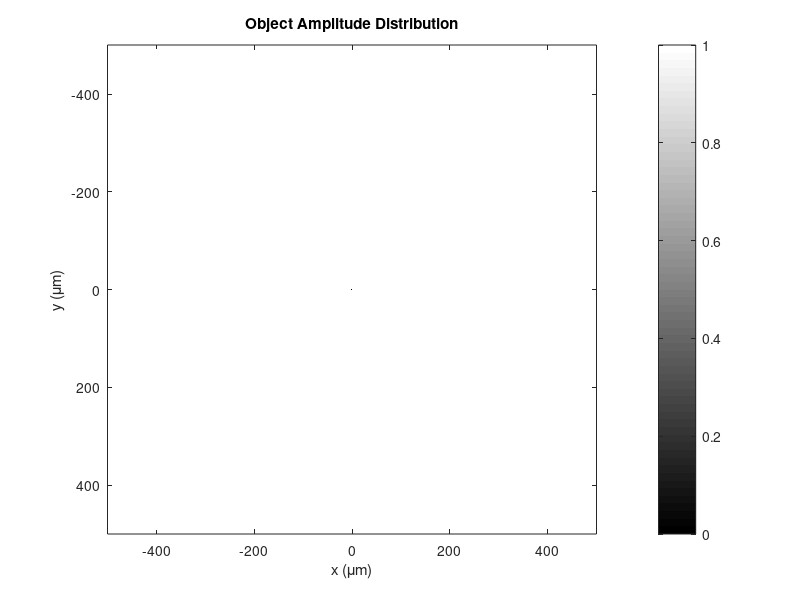
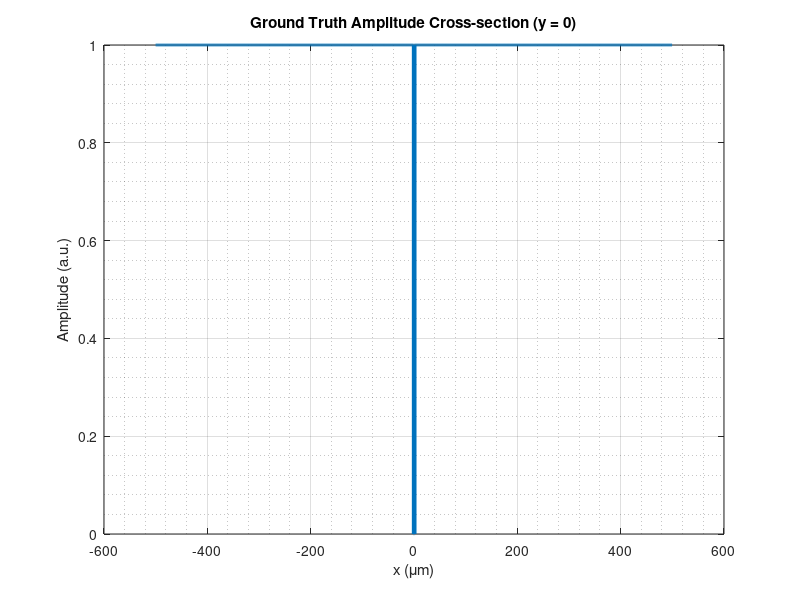

Write MATLAB code to recreate these figures, in order. (Note: this script raises an error after producing the figures.)

clc; clear; close all;

%% 1. SYSTEM PARAMETERS
lambda = 633e-9;       % Wavelength (m)
z1 = 1500e-6;          % Plane 1 (m)
z2 = 2000e-6;          % Plane 2 (m)
dz = z2 - z1;

%% 2. SENSOR / SAMPLING PARAMETERS
area = 1000e-6;        % FOV (m)
dx = 500e-9;           % Pixel pitch (m)
N = round(area/dx);
dy = dx;

z_max = N * dx^2 / lambda;

% Define coordinates
x = (-N/2 : N/2 - 1) * dx;
y = (-N/2 : N/2 - 1) * dy;

x_um = x * 1e6;
y_um = y * 1e6;

fprintf('====================================\n');
fprintf('       SYSTEM PARAMETERS\n');
fprintf('====================================\n');
fprintf('Wavelength  : %.1f nm\n', lambda*1e9);
fprintf('Grid size   : %d x %d pixels\n', N, N);
fprintf('Pixel pitch : %.4f um\n', dx*1e6);
fprintf('FOV         : %.2f um\n', area*1e6);
fprintf('z1          : %.2f um\n', z1*1e6);
fprintf('z2          : %.2f um\n', z2*1e6);
fprintf('dz          : %.2f um\n', dz*1e6);
fprintf('z_max       : %.2f mm\n', z_max*1e3);


%% 3. DIFFRACTION LIMIT CALCULATION
NA1 = sin(atan(area/(2*z1)));
NA2 = sin(atan(area/(2*z2)));

d_Abbe_1 = lambda / (2*NA1);
d_Abbe_2 = lambda / (2*NA2);

fprintf('\n--- Numerical Aperture ---\n');
fprintf('NA at z1               : %.5f\n', NA1);
fprintf('NA at z2               : %.5f\n', NA2);

fprintf('\n--- Abbe Limit ---\n');
fprintf('Resolution at z1       : %.2f nm\n', d_Abbe_1*1e9);
fprintf('Resolution at z2       : %.2f nm\n', d_Abbe_2*1e9);


%% 4. CREATE OBJECT (Two Point Objects)

object_size_nm = 500;         
center_distance_nm = 500+2000;
object_shape = 'square';      % 'circle' or 'square'

object_size = object_size_nm * 1e-9;
center_distance = center_distance_nm * 1e-9;

[X, Y] = meshgrid(x, y);

% Define object centers
x1_obj = -center_distance/2;
x2_obj =  center_distance/2;

y1_obj = 0;
y2_obj = 0;

object = ones(N, N);

switch lower(object_shape)

    case 'circle'

        mask1 = (X - x1_obj).^2 + (Y - y1_obj).^2 ...
                <= (object_size/2)^2;

        mask2 = (X - x2_obj).^2 + (Y - y2_obj).^2 ...
                <= (object_size/2)^2;

    case 'square'

        mask1 = abs(X - x1_obj) <= object_size/2 & ...
                abs(Y - y1_obj) <= object_size/2;

        mask2 = abs(X - x2_obj) <= object_size/2 & ...
                abs(Y - y2_obj) <= object_size/2;

    otherwise

        error('Unknown object shape.');

end

object(mask1 | mask2) = 0;

fprintf('\n========== OBJECT PARAMETERS ==========\n');
fprintf('Shape              : %s\n', object_shape);
fprintf('Object size        : %.1f nm\n', object_size_nm);
fprintf('Center distance    : %.1f nm\n', center_distance_nm);
fprintf('Edge-to-edge gap   : %.1f nm\n', center_distance_nm - object_size_nm);
fprintf('Object size (pixel): %.2f pixels\n', object_size/dx);
fprintf('Center distance(px): %.2f pixels\n', center_distance/dx);
fprintf('=======================================\n');


%% 5. TRANSMISSION FUNCTION

I0 = 1;
A0 = sqrt(I0);

t = object;
U0 = A0;

u_object = U0 * t;

am = abs(u_object);


%% 6. DISPLAY OBJECT

figure('Name', 'Object Details', 'Color', 'w');

imagesc(x_um, y_um, am);

axis image;
colormap gray;
colorbar;

title('Object Amplitude Distribution');
xlabel('x (\mum)');
ylabel('y (\mum)');


%% 7. ORIGINAL OBJECT CROSS-SECTION

[~, mid_y] = min(abs(y));

profile_obj_am = am(mid_y, :);

figure('Name', 'Ground Truth Cross-section', 'Color', 'w');

stairs(x_um, profile_obj_am, 'LineWidth', 2);

grid on;
grid minor;

xlabel('x (\mum)');
ylabel('Amplitude (a.u.)');

title('Ground Truth Amplitude Cross-section (y = 0)');


%% 8. HOLOGRAM SIMULATION

prop_z1 = Propagator_BLASM(N, lambda, dx, z1);
prop_z2 = Propagator_BLASM(N, lambda, dx, z2);

% Propagation from object plane to z1 and z2

field_z1_true = IFT2Dc(FT2Dc(u_object) .* prop_z1);

field_z2_true = IFT2Dc(FT2Dc(u_object) .* prop_z2);

% Calculate holograms

hologram1 = abs(field_z1_true).^2;
hologram2 = abs(field_z2_true).^2;

% Measured amplitudes

amp1_measured = sqrt(hologram1);
amp2_measured = sqrt(hologram2);


%% 9. VISUALIZATION (HOLOGRAMS)

figure('Name', 'Measured Holograms', ...
       'Color', 'w', ...
       'Position', [100 100 1000 400]);

subplot(1,2,1);

imagesc(x_um, y_um, hologram1);

axis image;
title(sprintf('Hologram 1 (z_1 = %d \\mum)', round(z1*1e6)));

xlabel('x (\mum)');
ylabel('y (\mum)');

colorbar;
colormap gray;


subplot(1,2,2);

imagesc(x_um, y_um, hologram2);

axis image;
title(sprintf('Hologram 2 (z_2 = %d \\mum)', round(z2*1e6)));

xlabel('x (\mum)');
ylabel('y (\mum)');

colorbar;
colormap gray;


%% 10. HOLOGRAM CROSS-SECTION

profile_holo1 = hologram1(mid_y, :);
profile_holo2 = hologram2(mid_y, :);

figure('Name', 'Hologram Cross-Sections', ...
       'Color', 'w', ...
       'Position', [150 150 1000 400]);

subplot(1,2,1);

plot(x_um, profile_holo1, 'b', 'LineWidth', 1.2);

grid on;
grid minor;

xlabel('x (\mum)');
ylabel('Intensity (a.u.)');

title(sprintf('Hologram 1 Cross-section (z_1 = %.1f \\mum)', z1*1e6));


subplot(1,2,2);

plot(x_um, profile_holo2, 'r', 'LineWidth', 1.2);

grid on;
grid minor;

xlabel('x (\mum)');
ylabel('Intensity (a.u.)');

title(sprintf('Hologram 2 Cross-section (z_2 = %.1f \\mum)', z2*1e6));


%% 11. PHASE RETRIEVAL
% Plane-to-Plane Gerchberg-Saxton Algorithm

Iterations = 1000;

prop_dz       = Propagator_BLASM(N, lambda, dx, dz);
prop_minus_dz = Propagator_BLASM(N, lambda, dx, -dz);
prop_minus_z1 = Propagator_BLASM(N, lambda, dx, -z1);

% Initial phase

u1 = amp1_measured;

fprintf('\nRunning Phase Retrieval loop (%d iterations)...\n', Iterations);

figure('Name', 'Reconstruction Progress', ...
       'Position', [200 200 1000 450], ...
       'Color', 'w');


for iter = 1:Iterations

    % Propagation from z1 to z2

    u2_sim = IFT2Dc(FT2Dc(u1) .* prop_dz);

    u2 = amp2_measured .* exp(1i * angle(u2_sim));


    % Back propagation from z2 to z1

    u1_sim = IFT2Dc(FT2Dc(u2) .* prop_minus_dz);

    u1 = amp1_measured .* exp(1i * angle(u1_sim));


    % Display reconstruction progress

    if mod(iter, 10) == 0 || iter == 1 || iter == Iterations

        u_obj_rec = IFT2Dc(FT2Dc(u1) .* prop_minus_z1);

        subplot(1,2,1);

        imagesc(x_um, y_um, abs(u_obj_rec));

        axis image;
        colormap gray;

        title(sprintf('Reconstructed Amplitude (Iter: %d)', iter));

        colorbar;

        xlabel('x (\mum)');
        ylabel('y (\mum)');


        subplot(1,2,2);

        imagesc(x_um, y_um, angle(u_obj_rec));

        axis image;
        colormap gray;

        title(sprintf('Reconstructed Phase (Iter: %d)', iter));

        colorbar;

        xlabel('x (\mum)');
        ylabel('y (\mum)');

        drawnow;

    end

end

fprintf('Reconstruction complete!\n');


%% 12. INTERACTIVE CROSS-SECTION EVALUATION

% Reconstructed amplitude

amp_rec = abs(u_obj_rec);


% Display reconstructed amplitude

fig = figure('Color', 'w', ...
             'Name', 'Select Cross-section', ...
             'Position', [300 300 800 600]);

ax = axes(fig);

imagesc(ax, x_um, y_um, amp_rec);

axis(ax, 'image');
colormap(ax, gray);
colorbar(ax);

title(ax, 'Reconstructed Amplitude - Select Cross-section');

xlabel(ax, 'x (\mum)');
ylabel(ax, 'y (\mum)');


% Select cross-section using mouse

h = drawline(ax, 'Color', 'r', 'LineWidth', 1.5);

wait(h);


if isvalid(h)

    % Get selected line coordinates

    pos = h.Position;

    x_line = linspace(pos(1,1), pos(2,1), 500);
    y_line = linspace(pos(1,2), pos(2,2), 500);


    % Ground Truth
    % Nearest-neighbor interpolation to preserve pixel values

    profile_true = interp2(x_um, y_um, am, ...
                           x_line, y_line, 'nearest');


    % Reconstruction
    % Linear interpolation for continuous profile

    profile_rec = interp2(x_um, y_um, amp_rec, ...
                          x_line, y_line, 'linear');


    % Distance along selected cross-section

    distance = hypot(x_line - x_line(1), ...
                     y_line - y_line(1));


    % Plot comparison

    figure('Color', 'w', ...
           'Name', 'Cross-section Comparison');

    % Ground Truth: Staircase plot

    stairs(distance, profile_true, ...
           'Color', '#0072BD', ...
           'LineWidth', 1.5);

    hold on;


    % Reconstruction: Continuous plot

    plot(distance, profile_rec, ...
         'Color', '#D95319', ...
         'LineWidth', 1.5, ...
         'LineStyle', '--');


    grid on;
    grid minor;

    xlabel('Distance (\mum)');
    ylabel('Amplitude (a.u.)');

    legend('Ground Truth', 'Reconstruction');

    title('Cross-section Comparison');

end


%% =========================================================================
%                               FUNCTIONS
% =========================================================================

function p = Propagator_BLASM(N, lambda, dx, z)

    % Spatial frequency grid

    df = 1 / (N * dx);

    f = (-N/2 : N/2 - 1) * df;

    [FX, FY] = meshgrid(f, f);


    alpha = lambda * FX;
    beta  = lambda * FY;


    % Band-Limited Angular Spectrum Method

    limit = 1 / sqrt((2 * abs(z) / (N * dx))^2 + 1);

    mask = (alpha.^2 + beta.^2) <= limit^2;


    p = zeros(N, N);

    p(mask) = exp(1i * 2 * pi * (z / lambda) * ...
              sqrt(1 - alpha(mask).^2 - beta(mask).^2));

end


function out = FT2Dc(in)

    out = fftshift(fft2(ifftshift(in)));

end


function out = IFT2Dc(in)

    out = fftshift(ifft2(ifftshift(in)));

end
